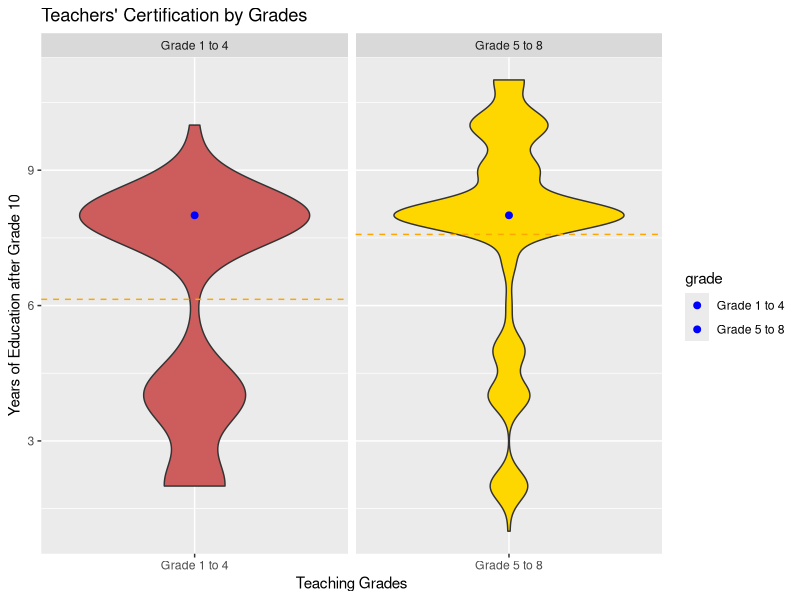

R code for this plot: (Note: this script raises an error after producing the figure.)
## ---- chunk 1
knitr::opts_chunk$set(echo = TRUE)
library(ggplot2)
library(plyr)
library(dplyr)
library(reshape2)
## ---- chunk 2
enr_age <- read.csv('enr_by_agegrd.csv')
ent_new <- read.csv('new_entrants.csv')
schage_pop <- read.csv('schage_population.csv')
staff_qf <- read.csv('staff_by_qlf.csv')

acad_grd12 <- read.csv("Grd1112_Academics.csv")
## ---- chunk 3
staff_ed <- read.csv('staff_by_ed.csv')
# replace all null values in df
staff_ed[is.na(staff_ed)] <- 0
# new column is sum of male and female
for(i in 3:24){
  staff_ed[,(47+i)] <- staff_ed[,(i*2-1)]+staff_ed[,(i*2)]
  colnames(staff_ed)[47+i]<-gsub('M','',colnames(staff_ed)[i*2-1])
}
# delete all columns of sex, directory
staff_ed <- staff_ed[,-c(5:48)]
staff_ed <- subset(staff_ed,select = -Qlf_Code)
# expand by grades 1-4 or 5-8
staff_ed14 <- staff_ed[,c(1:5,7,9,11,13,15,17,19,21,23,25)]
staff_ed58 <- staff_ed[,c(1:4,6,8,10,12,14,16,18,20,22,24,26)]
staff_ed14$grade <- 'Grade 1 to 4'
staff_ed58$grade <- 'Grade 5 to 8'
colnames(staff_ed14)[5:14]<-gsub('_1_4','',colnames(staff_ed14)[5:14])
colnames(staff_ed14)[15] <- 'NR'
colnames(staff_ed58)[5:15]<-colnames(staff_ed14)[5:15]
staff_ednew <- rbind(staff_ed14,staff_ed58)
remove(staff_ed14,staff_ed58)
# add a total number of teachers
# staff_ednew$total <- rowSums(staff_ed[,6:27])

# create columns for saving Qualification levels, not recording the teachers whose qualifications are not recorded
for(i in 5:14){
  staff_ednew[i+12] <- as.numeric(gsub('Q','',colnames(staff_ednew)[i]))
}
# expand the first column Q1
staffed.expanded <- staff_ednew[rep(row.names(staff_ednew), staff_ednew[,5]), c(1:4,17,16)]
colnames(staffed.expanded)[5] <- 'Qualification'
# expand all qf columns
for(i in 6:14){
  staffed.new <- staff_ednew[rep(row.names(staff_ednew), staff_ednew[,i]), c(1:4,i+12,16)]
  colnames(staffed.new)[5] <- 'Qualification'
  staffed.expanded <- rbind(staffed.expanded,staffed.new)
}
staffed.expanded$Qualification[staffed.expanded$Qualification==14]<-11
remove(staff_ednew,staffed.new)
## ---- chunk 4
# teacher
# caculate mean
staff_means <- ddply(staffed.expanded, "grade", summarise, mean_Q = mean(Qualification))

violin <- ggplot(staffed.expanded, aes(x=grade, y=Qualification, fill=grade),color = c("indianred", "gold")) + 
  geom_violin(show.legend = FALSE) +
  labs(title="Teachers' Certification by Grades",x="Teaching Grades", y = "Years of Education after Grade 10") +
  facet_grid(~grade,scale ="free")
violin + 
  stat_summary(fun.y = median, geom="point",color='blue',size = 2) +
  geom_hline(data=staff_means, aes(yintercept=mean_Q),color=c("orange"), linetype="dashed")+
  scale_fill_manual(values=c("indianred", "gold"))
## ---- chunk 5
enr_age <- read.csv('enr_by_agegrd.csv')
enr_age$Std_Boy <- rowSums(enr_age[grep("M",colnames(enr_age))])
enr_age$Std_Girl <- rowSums(enr_age[grep("F",colnames(enr_age))])
tch_std <- enr_age[,c(3,4,183,184,185)] %>% inner_join(staff_ed[,c(3,4,50)], by = c("SCHOOL","Acad_yr"))
# tch_std <- melt(tch_std, id=c("SCHOOL","Acad_yr","Tch_Sum"))
p<-ggplot(data=tch_std, aes(x=SCHOOL, y=Tab_16/Tch_Sum, fill=SCHOOL)) +
  geom_bar(stat="identity",width=0.4)+
  labs(title="Students/Teachers Ratio in 2006",x="School Name", y = "Average Student Number of A Teacher") 
# Horizontal bar plot
p + coord_flip()
## ---- chunk 6
stu_grd9 <- read.csv('Grd_0910Students.csv')
acad_grd9 <- read.csv('Grd_0910Academics.csv')
colnames(stu_grd9)[13]<-'Stud.ID'
stu_grd9 <- stu_grd9[,colSums(is.na(stu_grd9))<nrow(stu_grd9)]
acad_grd9 <- acad_grd9[,colSums(is.na(acad_grd9))<nrow(acad_grd9)]
grd9 <- acad_grd9 %>% inner_join(stu_grd9[,c(6,7,8,9,11)], by = "Stud.ID")
grd9$Age_startGrd9 <- grd9$Age-grd9$Grade+9
# choose rows grades are not NA and columns
selected <- grd9 %>% subset(Tigrigna.Sem1.G9 !='NA',select = c(Acad.yr.G9,Tigrigna.Sem1.G9,Sex,Age_startGrd9))
p  <- ggplot(selected, aes(Tigrigna.Sem1.G9, color=Sex, fill=Sex))
p + geom_density(alpha=0.55)
